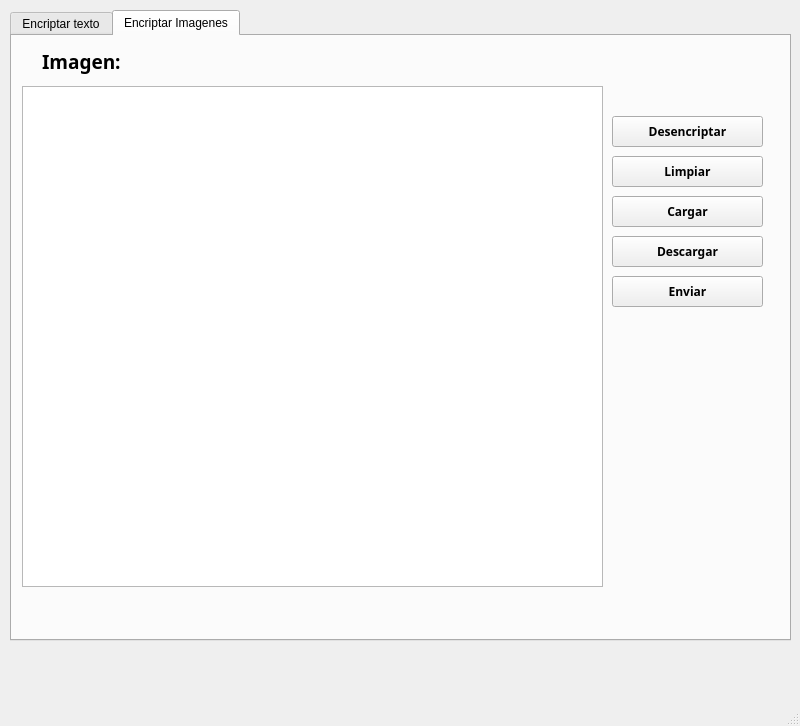
<?xml version="1.0" encoding="UTF-8"?>
<ui version="4.0">
 <class>SistemaEncriptar</class>
 <widget class="QMainWindow" name="SistemaEncriptar">
  <property name="geometry">
   <rect>
    <x>0</x>
    <y>0</y>
    <width>800</width>
    <height>726</height>
   </rect>
  </property>
  <property name="windowTitle">
   <string>MainWindow</string>
  </property>
  <widget class="QWidget" name="centralwidget">
   <widget class="QTabWidget" name="tabWidget">
    <property name="geometry">
     <rect>
      <x>10</x>
      <y>10</y>
      <width>781</width>
      <height>631</height>
     </rect>
    </property>
    <property name="currentIndex">
     <number>1</number>
    </property>
    <widget class="QWidget" name="tab">
     <attribute name="icon">
      <iconset>
       <normalon>../../../Encriptarqt/Encriptarqt/icon-256x256.png</normalon>
      </iconset>
     </attribute>
     <attribute name="title">
      <string>Encriptar texto</string>
     </attribute>
     <widget class="QLabel" name="label">
      <property name="geometry">
       <rect>
        <x>20</x>
        <y>0</y>
        <width>121</width>
        <height>31</height>
       </rect>
      </property>
      <property name="font">
       <font>
        <family>Bodoni MT Black</family>
        <pointsize>14</pointsize>
        <weight>75</weight>
        <bold>true</bold>
       </font>
      </property>
      <property name="text">
       <string>Mensaje:</string>
      </property>
     </widget>
     <widget class="QPushButton" name="Encriptar_6">
      <property name="geometry">
       <rect>
        <x>600</x>
        <y>50</y>
        <width>151</width>
        <height>31</height>
       </rect>
      </property>
      <property name="font">
       <font>
        <family>Bodoni MT Black</family>
        <pointsize>9</pointsize>
        <weight>75</weight>
        <bold>true</bold>
       </font>
      </property>
      <property name="text">
       <string>Encriptar</string>
      </property>
      <property name="icon">
       <iconset>
        <normaloff>images/candado.png</normaloff>images/candado.png</iconset>
      </property>
     </widget>
     <widget class="QPushButton" name="Encriptar_3">
      <property name="geometry">
       <rect>
        <x>600</x>
        <y>130</y>
        <width>151</width>
        <height>31</height>
       </rect>
      </property>
      <property name="font">
       <font>
        <family>Bodoni MT Black</family>
        <pointsize>9</pointsize>
        <weight>75</weight>
        <bold>true</bold>
       </font>
      </property>
      <property name="text">
       <string>Cargar</string>
      </property>
      <property name="icon">
       <iconset>
        <normaloff>images/cargar.png</normaloff>images/cargar.png</iconset>
      </property>
     </widget>
     <widget class="QPushButton" name="Encriptar_4">
      <property name="geometry">
       <rect>
        <x>600</x>
        <y>170</y>
        <width>151</width>
        <height>31</height>
       </rect>
      </property>
      <property name="font">
       <font>
        <family>Bodoni MT Black</family>
        <pointsize>9</pointsize>
        <weight>75</weight>
        <bold>true</bold>
       </font>
      </property>
      <property name="text">
       <string>Descargar</string>
      </property>
      <property name="icon">
       <iconset>
        <normaloff>images/descargar.png</normaloff>images/descargar.png</iconset>
      </property>
     </widget>
     <widget class="QPushButton" name="Encriptar_5">
      <property name="geometry">
       <rect>
        <x>600</x>
        <y>90</y>
        <width>151</width>
        <height>31</height>
       </rect>
      </property>
      <property name="font">
       <font>
        <family>Bodoni MT Black</family>
        <pointsize>9</pointsize>
        <weight>75</weight>
        <bold>true</bold>
       </font>
      </property>
      <property name="text">
       <string>Limpiar</string>
      </property>
      <property name="icon">
       <iconset>
        <normaloff>images/clean.png</normaloff>images/clean.png</iconset>
      </property>
     </widget>
     <widget class="QLabel" name="label_2">
      <property name="geometry">
       <rect>
        <x>20</x>
        <y>400</y>
        <width>241</width>
        <height>31</height>
       </rect>
      </property>
      <property name="font">
       <font>
        <pointsize>14</pointsize>
       </font>
      </property>
      <property name="text">
       <string>Mensaje Encriptado:</string>
      </property>
     </widget>
     <widget class="QLabel" name="mensajeEncriptado">
      <property name="geometry">
       <rect>
        <x>40</x>
        <y>440</y>
        <width>431</width>
        <height>131</height>
       </rect>
      </property>
      <property name="text">
       <string/>
      </property>
     </widget>
     <widget class="QPushButton" name="Encriptar_7">
      <property name="geometry">
       <rect>
        <x>600</x>
        <y>210</y>
        <width>151</width>
        <height>31</height>
       </rect>
      </property>
      <property name="font">
       <font>
        <family>Bodoni MT Black</family>
        <pointsize>9</pointsize>
        <weight>75</weight>
        <bold>true</bold>
       </font>
      </property>
      <property name="text">
       <string>Enviar</string>
      </property>
      <property name="icon">
       <iconset>
        <normaloff>images/enviar.png</normaloff>images/enviar.png</iconset>
      </property>
     </widget>
     <widget class="QPlainTextEdit" name="plainTextEdit">
      <property name="geometry">
       <rect>
        <x>10</x>
        <y>30</y>
        <width>581</width>
        <height>361</height>
       </rect>
      </property>
     </widget>
    </widget>
    <widget class="QWidget" name="tab_2">
     <attribute name="title">
      <string>Encriptar Imagenes</string>
     </attribute>
     <widget class="QLabel" name="label_3">
      <property name="geometry">
       <rect>
        <x>30</x>
        <y>10</y>
        <width>111</width>
        <height>31</height>
       </rect>
      </property>
      <property name="font">
       <font>
        <family>Bodoni MT Black</family>
        <pointsize>14</pointsize>
        <weight>75</weight>
        <bold>true</bold>
       </font>
      </property>
      <property name="text">
       <string>Imagen:</string>
      </property>
     </widget>
     <widget class="QPushButton" name="Encriptar_8">
      <property name="geometry">
       <rect>
        <x>600</x>
        <y>80</y>
        <width>151</width>
        <height>31</height>
       </rect>
      </property>
      <property name="font">
       <font>
        <family>Bodoni MT Black</family>
        <pointsize>9</pointsize>
        <weight>75</weight>
        <bold>true</bold>
       </font>
      </property>
      <property name="text">
       <string>Desencriptar</string>
      </property>
      <property name="icon">
       <iconset>
        <normaloff>images/desencriptar.png</normaloff>images/desencriptar.png</iconset>
      </property>
     </widget>
     <widget class="QPushButton" name="Encriptar_9">
      <property name="geometry">
       <rect>
        <x>600</x>
        <y>120</y>
        <width>151</width>
        <height>31</height>
       </rect>
      </property>
      <property name="font">
       <font>
        <family>Bodoni MT Black</family>
        <pointsize>9</pointsize>
        <weight>75</weight>
        <bold>true</bold>
       </font>
      </property>
      <property name="text">
       <string>Limpiar</string>
      </property>
      <property name="icon">
       <iconset>
        <normaloff>images/clean.png</normaloff>images/clean.png</iconset>
      </property>
     </widget>
     <widget class="QPushButton" name="Encriptar_10">
      <property name="geometry">
       <rect>
        <x>600</x>
        <y>160</y>
        <width>151</width>
        <height>31</height>
       </rect>
      </property>
      <property name="font">
       <font>
        <family>Bodoni MT Black</family>
        <pointsize>9</pointsize>
        <weight>75</weight>
        <bold>true</bold>
       </font>
      </property>
      <property name="text">
       <string>Cargar</string>
      </property>
      <property name="icon">
       <iconset>
        <normaloff>images/cargar.png</normaloff>images/cargar.png</iconset>
      </property>
     </widget>
     <widget class="QPushButton" name="Encriptar_11">
      <property name="geometry">
       <rect>
        <x>600</x>
        <y>200</y>
        <width>151</width>
        <height>31</height>
       </rect>
      </property>
      <property name="font">
       <font>
        <family>Bodoni MT Black</family>
        <pointsize>9</pointsize>
        <weight>75</weight>
        <bold>true</bold>
       </font>
      </property>
      <property name="text">
       <string>Descargar</string>
      </property>
      <property name="icon">
       <iconset>
        <normaloff>images/descargar.png</normaloff>images/descargar.png</iconset>
      </property>
     </widget>
     <widget class="QPushButton" name="Encriptar_12">
      <property name="geometry">
       <rect>
        <x>600</x>
        <y>240</y>
        <width>151</width>
        <height>31</height>
       </rect>
      </property>
      <property name="font">
       <font>
        <family>Bodoni MT Black</family>
        <pointsize>9</pointsize>
        <weight>75</weight>
        <bold>true</bold>
       </font>
      </property>
      <property name="text">
       <string>Enviar</string>
      </property>
      <property name="icon">
       <iconset>
        <normaloff>images/enviar.png</normaloff>images/enviar.png</iconset>
      </property>
     </widget>
     <widget class="QPlainTextEdit" name="plainTextEdit_2">
      <property name="geometry">
       <rect>
        <x>10</x>
        <y>50</y>
        <width>581</width>
        <height>501</height>
       </rect>
      </property>
     </widget>
    </widget>
   </widget>
  </widget>
  <widget class="QMenuBar" name="menubar">
   <property name="geometry">
    <rect>
     <x>0</x>
     <y>0</y>
     <width>800</width>
     <height>26</height>
    </rect>
   </property>
  </widget>
  <widget class="QStatusBar" name="statusbar"/>
 </widget>
 <resources/>
 <connections/>
</ui>
